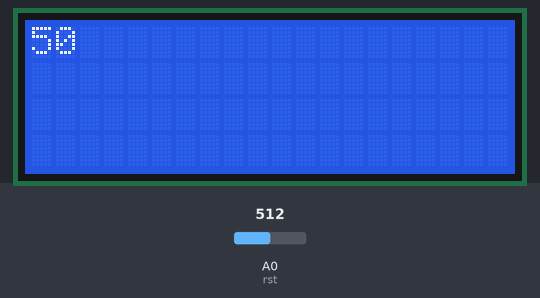
Recording of a sketch running on a simulated Arduino Uno, built with avr-gcc and run on an emulated ATmega328P. Parts: 20×4 character LCD. The inputs (shaded band) are chosen by the test bench; at power-on: A0 (rst) = 512.

Above: at 1.2 s.
1.3 s: A0 (rst) set to 716
At 1.9 s:
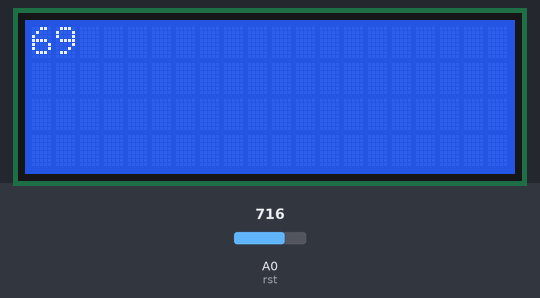
3.0 s: A0 (rst) set to 900
At 3.4 s:
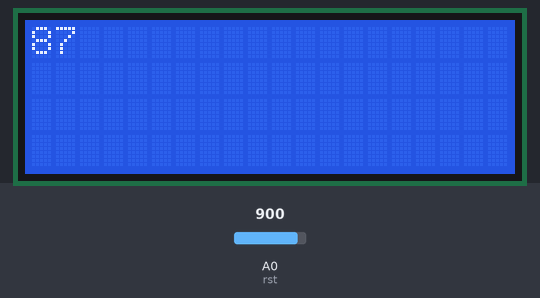
4.6 s: A0 (rst) set to 1023
At 5.0 s:
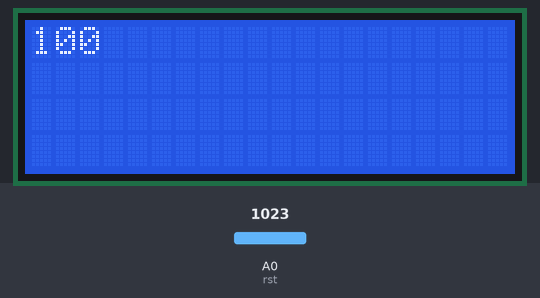
Timing chart, 0 to 7.6 s (numbered marks = the images above; inputs shaded):
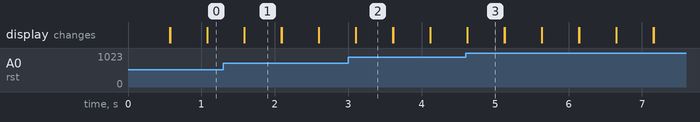

The sketch:

var_resist.ino
```cpp
#include <Wire.h>
#include <LiquidCrystal_I2C.h>

LiquidCrystal_I2C lcd(0x3F, 20, 4);
int rst = A0;

void setup() {
  // put your setup code here, to run once:
  Serial.begin(9600);
  lcd.init();
  lcd.backlight();
  pinMode(rst, INPUT);

}

void loop() {
  // put your main code here, to run repeatedly:
  lcd.setCursor(0, 0);
  int scaled = ((long long int)analogRead(rst))*100/1023;
  lcd.print(scaled);
  delay(500);
  lcd.clear();

}
```

Measured:
- after the input at 1.3 s, the display: first differs from a run without the input after 0.29 s (image 1)
- after the input at 3.0 s, the display: first differs from a run without the input after 0.10 s (image 2)
- after the input at 4.6 s, the display: first differs from a run without the input at once (image 3)
- what the display in image 1 shows lasts 0.5 s, from 1.6 s to 2.1 s
